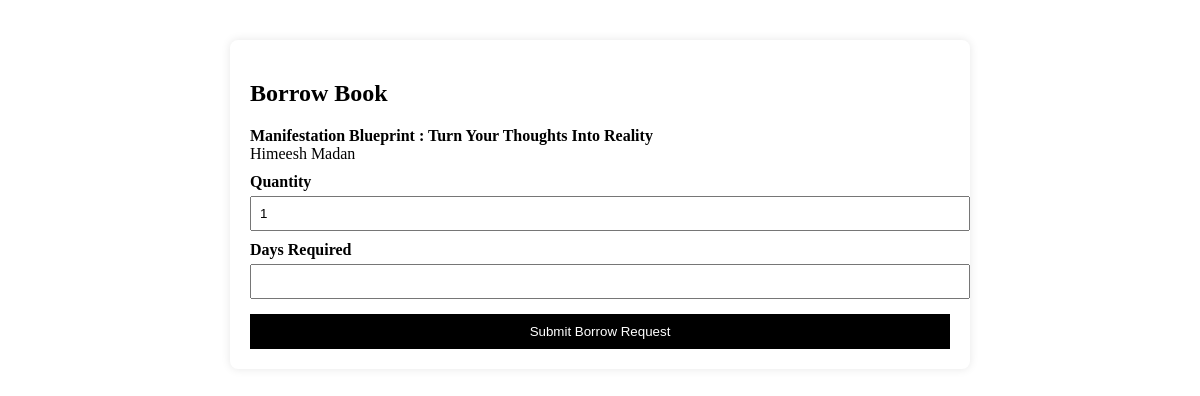
/borrow/26/ (signed in), run on the app's committed database.
### app/models.py (models this page shows, shortened)
class Book(models.Model):
    title = models.CharField(max_length=200)
    author = models.CharField(max_length=200)
    description = models.TextField()
    price = models.DecimalField(max_digits=8, decimal_places=2)
    quantity = models.PositiveIntegerField(default=1)
    image = models.ImageField(upload_to="books/", blank=True, null=True)
    is_second_hand = models.BooleanField(default=False)
    genres = models.ManyToManyField(Genre, blank=True)

### app/views.py (the view, shortened to what this page needs)
# urls.py: path("borrow/<int:book_id>/", views.borrow_book, name="borrow_book"),
@login_required
def borrow_book(request, book_id):
    book = get_object_or_404(Book, id=book_id)
    return render(request, "app/borrow.html", {"book": book})

### app/templates/app/borrow.html (shortened to what this page needs)
<!DOCTYPE html>
<html>
<head>
</head>
<body>
  <div class="borrow-container">
    <h2>Borrow Book</h2>
    <div>
      <strong>{{ book.title }}</strong><br>
      {{ book.author }}
    </div>
    <form method="post">
      <label>Quantity</label>
      <input type="number" name="quantity" min="1" value="1" required>
      <label>Days Required</label>
      <input type="number" name="days_required" min="1" required>
      <button type="submit">Submit Borrow Request</button>
    </form>
  </div>
</body>
</html>

### app/templates/app/borrow.html (style rules this page uses)
.borrow-container { max-width: 700px; margin: 40px auto; background: #fff; padding: 20px; border-radius: 8px; box-shadow: 0 0 10px rgba(0,0,0,0.1); }
label { display: block; margin-top: 10px; font-weight: bold; }
input { width: 100%; padding: 8px; margin-top: 5px; }
button { margin-top: 15px; padding: 10px; width: 100%; background: #000; color: #fff; border: none; cursor: pointer; }

### data on the page
Book: title "Manifestation Blueprint : Turn Your Thoughts Into Reality", author "Himeesh Madan"
